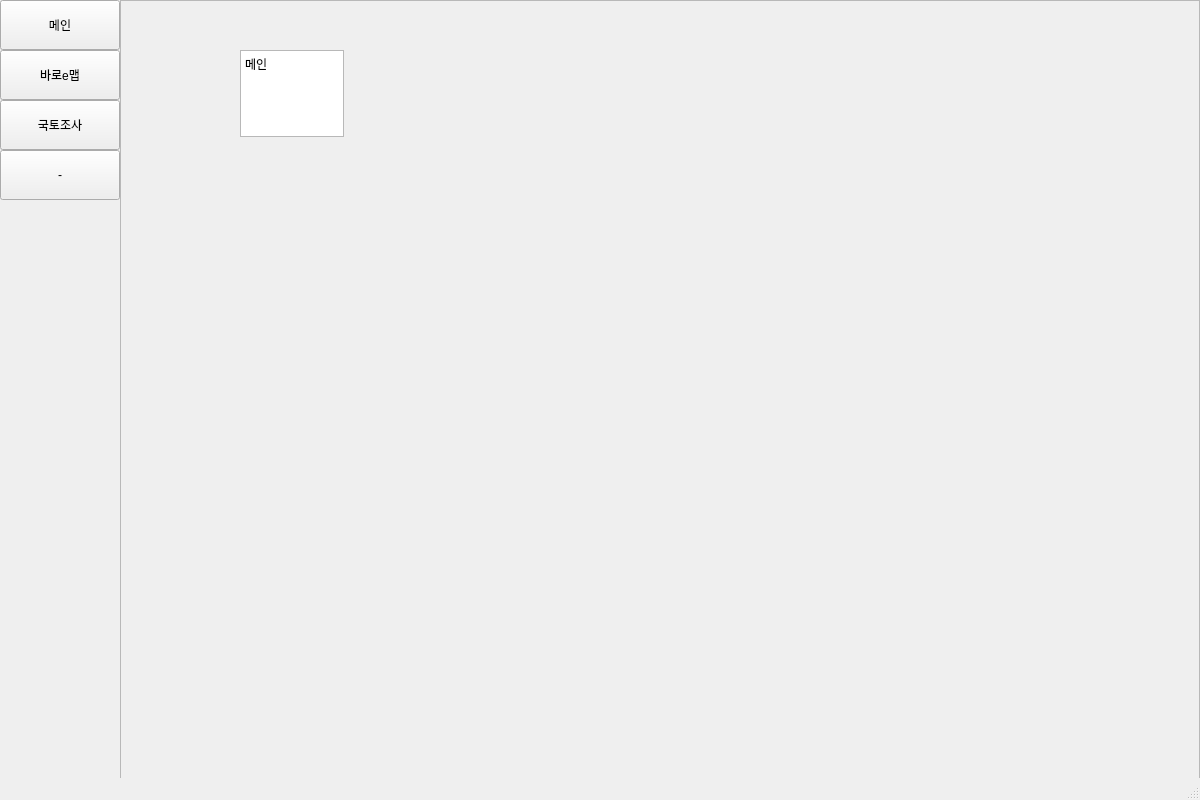
<?xml version="1.0" encoding="UTF-8"?>
<ui version="4.0">
 <class>MainWindow</class>
 <widget class="QMainWindow" name="MainWindow">
  <property name="geometry">
   <rect>
    <x>0</x>
    <y>0</y>
    <width>1200</width>
    <height>800</height>
   </rect>
  </property>
  <property name="sizePolicy">
   <sizepolicy hsizetype="Fixed" vsizetype="Fixed">
    <horstretch>0</horstretch>
    <verstretch>0</verstretch>
   </sizepolicy>
  </property>
  <property name="windowTitle">
   <string>MainWindow</string>
  </property>
  <widget class="QWidget" name="centralwidget">
   <property name="sizePolicy">
    <sizepolicy hsizetype="Fixed" vsizetype="Fixed">
     <horstretch>0</horstretch>
     <verstretch>0</verstretch>
    </sizepolicy>
   </property>
   <widget class="QFrame" name="areaFrame">
    <property name="geometry">
     <rect>
      <x>120</x>
      <y>0</y>
      <width>1080</width>
      <height>800</height>
     </rect>
    </property>
    <property name="frameShape">
     <enum>QFrame::StyledPanel</enum>
    </property>
    <property name="frameShadow">
     <enum>QFrame::Raised</enum>
    </property>
    <widget class="QTextEdit" name="textEdit">
     <property name="geometry">
      <rect>
       <x>120</x>
       <y>50</y>
       <width>104</width>
       <height>87</height>
      </rect>
     </property>
     <property name="readOnly">
      <bool>true</bool>
     </property>
     <property name="html">
      <string>&lt;!DOCTYPE HTML PUBLIC &quot;-//W3C//DTD HTML 4.0//EN&quot; &quot;http://www.w3.org/TR/REC-html40/strict.dtd&quot;&gt;
&lt;html&gt;&lt;head&gt;&lt;meta name=&quot;qrichtext&quot; content=&quot;1&quot; /&gt;&lt;style type=&quot;text/css&quot;&gt;
p, li { white-space: pre-wrap; }
&lt;/style&gt;&lt;/head&gt;&lt;body style=&quot; font-family:'Gulim'; font-size:9pt; font-weight:400; font-style:normal;&quot;&gt;
&lt;p style=&quot; margin-top:0px; margin-bottom:0px; margin-left:0px; margin-right:0px; -qt-block-indent:0; text-indent:0px;&quot;&gt;메인&lt;/p&gt;&lt;/body&gt;&lt;/html&gt;</string>
     </property>
    </widget>
   </widget>
   <widget class="QPushButton" name="pushButtonMain">
    <property name="geometry">
     <rect>
      <x>0</x>
      <y>0</y>
      <width>120</width>
      <height>50</height>
     </rect>
    </property>
    <property name="sizePolicy">
     <sizepolicy hsizetype="Fixed" vsizetype="Fixed">
      <horstretch>0</horstretch>
      <verstretch>0</verstretch>
     </sizepolicy>
    </property>
    <property name="cursor">
     <cursorShape>PointingHandCursor</cursorShape>
    </property>
    <property name="mouseTracking">
     <bool>true</bool>
    </property>
    <property name="text">
     <string>메인</string>
    </property>
    <property name="flat">
     <bool>false</bool>
    </property>
   </widget>
   <widget class="QPushButton" name="pushButtonEmap">
    <property name="geometry">
     <rect>
      <x>0</x>
      <y>50</y>
      <width>120</width>
      <height>50</height>
     </rect>
    </property>
    <property name="sizePolicy">
     <sizepolicy hsizetype="Fixed" vsizetype="Fixed">
      <horstretch>0</horstretch>
      <verstretch>0</verstretch>
     </sizepolicy>
    </property>
    <property name="cursor">
     <cursorShape>PointingHandCursor</cursorShape>
    </property>
    <property name="mouseTracking">
     <bool>true</bool>
    </property>
    <property name="text">
     <string>바로e맵</string>
    </property>
    <property name="flat">
     <bool>false</bool>
    </property>
   </widget>
   <widget class="QPushButton" name="pushButtonNlsp">
    <property name="geometry">
     <rect>
      <x>0</x>
      <y>100</y>
      <width>120</width>
      <height>50</height>
     </rect>
    </property>
    <property name="sizePolicy">
     <sizepolicy hsizetype="Fixed" vsizetype="Fixed">
      <horstretch>0</horstretch>
      <verstretch>0</verstretch>
     </sizepolicy>
    </property>
    <property name="cursor">
     <cursorShape>PointingHandCursor</cursorShape>
    </property>
    <property name="mouseTracking">
     <bool>true</bool>
    </property>
    <property name="text">
     <string>국토조사</string>
    </property>
    <property name="flat">
     <bool>false</bool>
    </property>
   </widget>
   <widget class="QPushButton" name="pushButton_4">
    <property name="geometry">
     <rect>
      <x>0</x>
      <y>150</y>
      <width>120</width>
      <height>50</height>
     </rect>
    </property>
    <property name="sizePolicy">
     <sizepolicy hsizetype="Fixed" vsizetype="Fixed">
      <horstretch>0</horstretch>
      <verstretch>0</verstretch>
     </sizepolicy>
    </property>
    <property name="cursor">
     <cursorShape>PointingHandCursor</cursorShape>
    </property>
    <property name="mouseTracking">
     <bool>true</bool>
    </property>
    <property name="text">
     <string>-</string>
    </property>
    <property name="flat">
     <bool>false</bool>
    </property>
   </widget>
  </widget>
  <widget class="QStatusBar" name="statusBar"/>
 </widget>
 <resources/>
 <connections/>
</ui>
